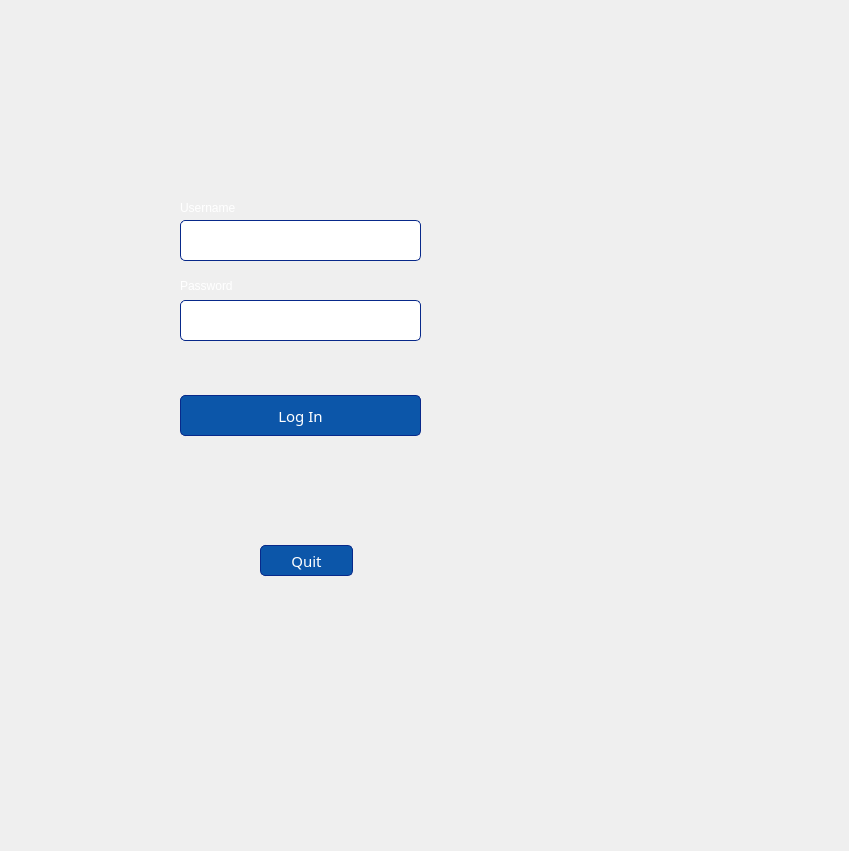
<?xml version="1.0" encoding="UTF-8"?>
<ui version="4.0">
 <class>MainWindow</class>
 <widget class="QMainWindow" name="MainWindow">
  <property name="geometry">
   <rect>
    <x>0</x>
    <y>0</y>
    <width>849</width>
    <height>851</height>
   </rect>
  </property>
  <property name="windowTitle">
   <string>Babel</string>
  </property>
  <widget class="QWidget" name="centralWidget">
   <widget class="QStackedWidget" name="stackedWidget">
    <property name="geometry">
     <rect>
      <x>-10</x>
      <y>0</y>
      <width>791</width>
      <height>871</height>
     </rect>
    </property>
    <property name="currentIndex">
     <number>0</number>
    </property>
    <widget class="QWidget" name="main_page">
     <widget class="QPushButton" name="login">
      <property name="geometry">
       <rect>
        <x>190</x>
        <y>380</y>
        <width>241</width>
        <height>71</height>
       </rect>
      </property>
      <property name="styleSheet">
       <string notr="true">		margin-top: 15px;
		margin-bottom: 15px;
		background: #0c56a9;
		border: 1px solid #08298A;
		border-radius: 5px;
		font-size : 15px;
	color: #FFFFFF;
	font-family: grobold;</string>
      </property>
      <property name="text">
       <string>Log In</string>
      </property>
     </widget>
     <widget class="QLabel" name="label_3">
      <property name="geometry">
       <rect>
        <x>190</x>
        <y>276</y>
        <width>55</width>
        <height>20</height>
       </rect>
      </property>
      <property name="styleSheet">
       <string notr="true">color:#FFFFFF;
font-size: 15 px;
font-family:Segoe Ui;</string>
      </property>
      <property name="text">
       <string>Password</string>
      </property>
     </widget>
     <widget class="QLineEdit" name="checkpass">
      <property name="geometry">
       <rect>
        <x>190</x>
        <y>220</y>
        <width>241</width>
        <height>41</height>
       </rect>
      </property>
      <property name="styleSheet">
       <string notr="true">color: #777;
		background: rgba(180,180,180,.9);
	border: 1px solid #08298A;
		height: 2.6em;
		padding: 10px 40px;
		border-radius: 5px;
</string>
      </property>
     </widget>
     <widget class="QLabel" name="label_4">
      <property name="geometry">
       <rect>
        <x>100</x>
        <y>210</y>
        <width>55</width>
        <height>31</height>
       </rect>
      </property>
      <property name="text">
       <string/>
      </property>
     </widget>
     <widget class="QLabel" name="label_2">
      <property name="geometry">
       <rect>
        <x>190</x>
        <y>200</y>
        <width>71</width>
        <height>16</height>
       </rect>
      </property>
      <property name="styleSheet">
       <string notr="true">color: #FFFFFF;
font-size: 15;

font-family:Segoe Ui;</string>
      </property>
      <property name="text">
       <string>Username</string>
      </property>
     </widget>
     <widget class="QLineEdit" name="chekUser">
      <property name="geometry">
       <rect>
        <x>190</x>
        <y>300</y>
        <width>241</width>
        <height>41</height>
       </rect>
      </property>
      <property name="styleSheet">
       <string notr="true">color: #777;
		background: rgba(180,180,180,.9);
			border: 1px solid #08298A;
		height: 2.6em;
		padding: 10px 40px;
		border-radius: 5px;
</string>
      </property>
     </widget>
     <widget class="QLabel" name="name_babel">
      <property name="geometry">
       <rect>
        <x>200</x>
        <y>90</y>
        <width>241</width>
        <height>71</height>
       </rect>
      </property>
      <property name="styleSheet">
       <string notr="true">font-size: 50px;
color : white;
font-family : ./Font/GROBOLD.ttf</string>
      </property>
      <property name="text">
       <string/>
      </property>
      <property name="scaledContents">
       <bool>true</bool>
      </property>
     </widget>
     <widget class="QLabel" name="label_back">
      <property name="geometry">
       <rect>
        <x>-100</x>
        <y>-140</y>
        <width>771</width>
        <height>821</height>
       </rect>
      </property>
      <property name="text">
       <string/>
      </property>
      <property name="scaledContents">
       <bool>true</bool>
      </property>
     </widget>
     <widget class="QPushButton" name="pushButton_3">
      <property name="geometry">
       <rect>
        <x>270</x>
        <y>530</y>
        <width>93</width>
        <height>61</height>
       </rect>
      </property>
      <property name="styleSheet">
       <string notr="true">		margin-top: 15px;
		margin-bottom: 15px;
		background: #0c56a9;
		border: 1px solid #08298A;
		border-radius: 5px;
		font-size : 15px;
	color: #FFFFFF;
font-family:grobold;</string>
      </property>
      <property name="text">
       <string>Quit</string>
      </property>
     </widget>
     <zorder>label_back</zorder>
     <zorder>label_3</zorder>
     <zorder>label_4</zorder>
     <zorder>label_2</zorder>
     <zorder>name_babel</zorder>
     <zorder>login</zorder>
     <zorder>checkpass</zorder>
     <zorder>chekUser</zorder>
     <zorder>pushButton_3</zorder>
    </widget>
    <widget class="QWidget" name="page">
     <widget class="QLabel" name="label_ground">
      <property name="geometry">
       <rect>
        <x>-70</x>
        <y>-100</y>
        <width>891</width>
        <height>751</height>
       </rect>
      </property>
      <property name="text">
       <string/>
      </property>
      <property name="scaledContents">
       <bool>true</bool>
      </property>
     </widget>
     <widget class="QLabel" name="label_7">
      <property name="geometry">
       <rect>
        <x>220</x>
        <y>130</y>
        <width>181</width>
        <height>61</height>
       </rect>
      </property>
      <property name="styleSheet">
       <string notr="true">font-family: grobold;
font-size:50px;
color: white;</string>
      </property>
      <property name="text">
       <string/>
      </property>
      <property name="scaledContents">
       <bool>true</bool>
      </property>
     </widget>
     <widget class="QLabel" name="name_wait">
      <property name="geometry">
       <rect>
        <x>180</x>
        <y>230</y>
        <width>261</width>
        <height>61</height>
       </rect>
      </property>
      <property name="styleSheet">
       <string notr="true">color: white;
font-family : Segoe Ui;
font-size : 30px;</string>
      </property>
      <property name="text">
       <string/>
      </property>
     </widget>
     <widget class="QLabel" name="label_14">
      <property name="geometry">
       <rect>
        <x>270</x>
        <y>270</y>
        <width>71</width>
        <height>81</height>
       </rect>
      </property>
      <property name="styleSheet">
       <string notr="true">color : white;
font-family : Segoe Ui;
font-size: 50px;</string>
      </property>
      <property name="text">
       <string>. . .</string>
      </property>
     </widget>
     <widget class="QPushButton" name="pushButton_5">
      <property name="geometry">
       <rect>
        <x>230</x>
        <y>400</y>
        <width>141</width>
        <height>71</height>
       </rect>
      </property>
      <property name="styleSheet">
       <string notr="true">		margin-top: 15px;
		margin-bottom: 15px;
		background: #0c56a9;
		border: 1px solid #08298A;
		border-radius: 5px;
		font-size : 15px;
	color: #FFFFFF;
	font-family: Segoe Ui;</string>
      </property>
      <property name="text">
       <string>Cancel</string>
      </property>
     </widget>
    </widget>
    <widget class="QWidget" name="page_2">
     <widget class="QLabel" name="label_6">
      <property name="geometry">
       <rect>
        <x>-350</x>
        <y>10</y>
        <width>131</width>
        <height>61</height>
       </rect>
      </property>
      <property name="styleSheet">
       <string notr="true">font-size:30px;
font-family:grobold;
color: white;
</string>
      </property>
      <property name="text">
       <string>BABEL</string>
      </property>
     </widget>
     <widget class="QLabel" name="label_8">
      <property name="geometry">
       <rect>
        <x>-180</x>
        <y>540</y>
        <width>101</width>
        <height>31</height>
       </rect>
      </property>
      <property name="text">
       <string/>
      </property>
      <property name="pixmap">
       <pixmap>../call.jpg</pixmap>
      </property>
      <property name="scaledContents">
       <bool>true</bool>
      </property>
     </widget>
     <widget class="QLabel" name="label_back2">
      <property name="geometry">
       <rect>
        <x>0</x>
        <y>-20</y>
        <width>671</width>
        <height>671</height>
       </rect>
      </property>
      <property name="text">
       <string/>
      </property>
      <property name="scaledContents">
       <bool>true</bool>
      </property>
     </widget>
     <widget class="QLabel" name="label_10">
      <property name="geometry">
       <rect>
        <x>30</x>
        <y>30</y>
        <width>181</width>
        <height>71</height>
       </rect>
      </property>
      <property name="styleSheet">
       <string notr="true">font-size:50px;
font-family:grobold;
color:white;</string>
      </property>
      <property name="text">
       <string/>
      </property>
      <property name="scaledContents">
       <bool>true</bool>
      </property>
     </widget>
     <widget class="QPushButton" name="discobutton">
      <property name="geometry">
       <rect>
        <x>440</x>
        <y>90</y>
        <width>151</width>
        <height>61</height>
       </rect>
      </property>
      <property name="styleSheet">
       <string notr="true">		margin-top: 15px;
		margin-bottom: 15px;
		background: #0c56a9;
		border: 1px solid #08298A;
		border-radius: 5px;
		font-size : 15px;
	color: #FFFFFF;
font-family:Segoe UI
</string>
      </property>
      <property name="text">
       <string>Disconnect</string>
      </property>
     </widget>
     <widget class="QPushButton" name="Options">
      <property name="geometry">
       <rect>
        <x>440</x>
        <y>40</y>
        <width>151</width>
        <height>61</height>
       </rect>
      </property>
      <property name="styleSheet">
       <string notr="true">		margin-top: 15px;
		margin-bottom: 15px;
		background: #0c56a9;
		border: 1px solid #08298A;
		border-radius: 5px;
		font-size : 15px;
	color: #FFFFFF;
font-family: Segoe Ui, bold;
</string>
      </property>
      <property name="text">
       <string>Options</string>
      </property>
     </widget>
     <widget class="QLabel" name="login_name">
      <property name="geometry">
       <rect>
        <x>180</x>
        <y>170</y>
        <width>291</width>
        <height>37</height>
       </rect>
      </property>
      <property name="styleSheet">
       <string notr="true">font-size:20px;
color:white;
font-family:Segoe Ui;</string>
      </property>
      <property name="text">
       <string/>
      </property>
     </widget>
     <widget class="QLabel" name="label_11">
      <property name="geometry">
       <rect>
        <x>90</x>
        <y>130</y>
        <width>91</width>
        <height>91</height>
       </rect>
      </property>
      <property name="text">
       <string/>
      </property>
      <property name="pixmap">
       <pixmap>../salut.png</pixmap>
      </property>
      <property name="scaledContents">
       <bool>true</bool>
      </property>
     </widget>
     <widget class="QPushButton" name="call_button">
      <property name="geometry">
       <rect>
        <x>240</x>
        <y>460</y>
        <width>82</width>
        <height>82</height>
       </rect>
      </property>
      <property name="styleSheet">
       <string notr="true"> background-color: #298A08;
 border-style: solid;
 border-width:1px;
 border-radius:40px;
 border-color: #298A08;
 max-width:80px;
 max-height:80px;
 min-width:80px;
 min-height:80px;</string>
      </property>
      <property name="text">
       <string/>
      </property>
     </widget>
     <widget class="QListWidget" name="listWidget">
      <property name="geometry">
       <rect>
        <x>100</x>
        <y>230</y>
        <width>381</width>
        <height>221</height>
       </rect>
      </property>
      <property name="styleSheet">
       <string notr="true">		margin-top: 15px;
		margin-bottom: 15px;
		border: 1px solid #08298A;
		border-radius: 10px;
		background:#EFF8FB;
		font-size : 15px;</string>
      </property>
     </widget>
     <widget class="QScrollArea" name="scrollArea">
      <property name="geometry">
       <rect>
        <x>110</x>
        <y>250</y>
        <width>361</width>
        <height>181</height>
       </rect>
      </property>
      <property name="widgetResizable">
       <bool>true</bool>
      </property>
      <widget class="QWidget" name="scrollAreaWidgetContents">
       <property name="geometry">
        <rect>
         <x>0</x>
         <y>0</y>
         <width>359</width>
         <height>179</height>
        </rect>
       </property>
      </widget>
     </widget>
     <zorder>scrollArea</zorder>
     <zorder>label_back2</zorder>
     <zorder>label_8</zorder>
     <zorder>label_6</zorder>
     <zorder>label_10</zorder>
     <zorder>discobutton</zorder>
     <zorder>Options</zorder>
     <zorder>login_name</zorder>
     <zorder>label_11</zorder>
     <zorder>call_button</zorder>
     <zorder>listWidget</zorder>
    </widget>
    <widget class="QWidget" name="demand_call">
     <widget class="QLabel" name="background">
      <property name="geometry">
       <rect>
        <x>-10</x>
        <y>0</y>
        <width>961</width>
        <height>871</height>
       </rect>
      </property>
      <property name="text">
       <string/>
      </property>
      <property name="scaledContents">
       <bool>true</bool>
      </property>
     </widget>
     <widget class="QLabel" name="name_logo">
      <property name="geometry">
       <rect>
        <x>40</x>
        <y>20</y>
        <width>151</width>
        <height>61</height>
       </rect>
      </property>
      <property name="styleSheet">
       <string notr="true">font-size:40px;
font-family:grobold;
color:white;</string>
      </property>
      <property name="text">
       <string>BABEL</string>
      </property>
     </widget>
     <widget class="QLabel" name="nameofuser">
      <property name="geometry">
       <rect>
        <x>40</x>
        <y>90</y>
        <width>131</width>
        <height>31</height>
       </rect>
      </property>
      <property name="styleSheet">
       <string notr="true">font-size:20px;
color:white;
font-family:Segoe Ui;</string>
      </property>
      <property name="text">
       <string/>
      </property>
     </widget>
     <widget class="QLabel" name="label_5">
      <property name="geometry">
       <rect>
        <x>220</x>
        <y>130</y>
        <width>541</width>
        <height>211</height>
       </rect>
      </property>
      <property name="styleSheet">
       <string notr="true">		margin-top: 15px;
		margin-bottom: 15px;
		border: 1px solid #08298A;
		border-radius: 10px;
		background:#333333;
		font-size : 15px;</string>
      </property>
      <property name="text">
       <string/>
      </property>
     </widget>
     <widget class="QLabel" name="name_collegue">
      <property name="geometry">
       <rect>
        <x>220</x>
        <y>90</y>
        <width>391</width>
        <height>31</height>
       </rect>
      </property>
      <property name="styleSheet">
       <string notr="true">font-size:20px;
color:white;
font-family:Segoe Ui;</string>
      </property>
      <property name="text">
       <string/>
      </property>
     </widget>
     <widget class="QPushButton" name="buton_options">
      <property name="geometry">
       <rect>
        <x>480</x>
        <y>20</y>
        <width>121</width>
        <height>61</height>
       </rect>
      </property>
      <property name="styleSheet">
       <string notr="true">		margin-top: 15px;
		margin-bottom: 15px;
		background: #0c56a9;
		border: 1px solid #08298A;
		border-radius: 5px;
		font-size : 15px;
	color: #FFFFFF;
font-family:Segoe Ui;</string>
      </property>
      <property name="text">
       <string>Options</string>
      </property>
     </widget>
     <widget class="QPushButton" name="button_disonnects">
      <property name="geometry">
       <rect>
        <x>630</x>
        <y>20</y>
        <width>121</width>
        <height>61</height>
       </rect>
      </property>
      <property name="styleSheet">
       <string notr="true">		margin-top: 15px;
		margin-bottom: 15px;
		background: #0c56a9;
		border: 1px solid #08298A;
		border-radius: 5px;
		font-size : 15px;
	color: #FFFFFF;
font-family:Segoe Ui;
</string>
      </property>
      <property name="text">
       <string>Disconnect</string>
      </property>
     </widget>
     <widget class="QPushButton" name="plus_buton">
      <property name="geometry">
       <rect>
        <x>50</x>
        <y>590</y>
        <width>82</width>
        <height>82</height>
       </rect>
      </property>
      <property name="styleSheet">
       <string notr="true"> background-color: white;
 border-style: solid;
 border-width:1px;
 border-radius:40px;
 border-color: blue;
 max-width:80px;
 max-height:80px;
 min-width:80px;
 min-height:80px;</string>
      </property>
      <property name="text">
       <string/>
      </property>
     </widget>
     <widget class="QLabel" name="userss">
      <property name="geometry">
       <rect>
        <x>400</x>
        <y>150</y>
        <width>181</width>
        <height>101</height>
       </rect>
      </property>
      <property name="text">
       <string/>
      </property>
      <property name="pixmap">
       <pixmap>Images/gens.png</pixmap>
      </property>
      <property name="scaledContents">
       <bool>true</bool>
      </property>
     </widget>
     <widget class="QLabel" name="label_12">
      <property name="geometry">
       <rect>
        <x>410</x>
        <y>250</y>
        <width>161</width>
        <height>61</height>
       </rect>
      </property>
      <property name="styleSheet">
       <string notr="true">font-size:50px;
color:white;</string>
      </property>
      <property name="text">
       <string>02 : 14</string>
      </property>
     </widget>
     <widget class="QListView" name="display_chat">
      <property name="geometry">
       <rect>
        <x>210</x>
        <y>430</y>
        <width>531</width>
        <height>251</height>
       </rect>
      </property>
      <property name="styleSheet">
       <string notr="true">		margin-top: 15px;
		margin-bottom: 15px;
		border: 1px solid #08298A;
		border-radius: 10px;
		background:#EFF8FB;
		font-size : 15px;</string>
      </property>
     </widget>
     <widget class="QPushButton" name="micro_button">
      <property name="geometry">
       <rect>
        <x>350</x>
        <y>340</y>
        <width>82</width>
        <height>82</height>
       </rect>
      </property>
      <property name="styleSheet">
       <string notr="true"> background-color: #298A08;
 border-style: solid;
 border-width:1px;
 border-radius:40px;
 border-color: #298A08;
 max-width:80px;
 max-height:80px;
 min-width:80px;
 min-height:80px;</string>
      </property>
      <property name="text">
       <string/>
      </property>
     </widget>
     <widget class="QPushButton" name="racroch_button">
      <property name="geometry">
       <rect>
        <x>550</x>
        <y>340</y>
        <width>82</width>
        <height>82</height>
       </rect>
      </property>
      <property name="styleSheet">
       <string notr="true"> background-color: #B40404;
 border-style: solid;
 border-width:1px;
 border-radius:40px;
 border-color: #B40404;
 max-width:80px;
 max-height:80px;
 min-width:80px;
 min-height:80px;</string>
      </property>
      <property name="text">
       <string/>
      </property>
     </widget>
     <widget class="QLineEdit" name="lineEdit">
      <property name="geometry">
       <rect>
        <x>210</x>
        <y>690</y>
        <width>451</width>
        <height>41</height>
       </rect>
      </property>
     </widget>
     <widget class="QPushButton" name="pushButton_4">
      <property name="geometry">
       <rect>
        <x>680</x>
        <y>680</y>
        <width>81</width>
        <height>61</height>
       </rect>
      </property>
      <property name="styleSheet">
       <string notr="true">		margin-top: 15px;
		margin-bottom: 15px;
		background: #0c56a9;
		border: 1px solid #08298A;
		border-radius: 5px;
		font-size : 15px;
	color: #FFFFFF;
font-family:Segoe Ui;</string>
      </property>
      <property name="text">
       <string>Send</string>
      </property>
     </widget>
     <widget class="QListView" name="listView">
      <property name="geometry">
       <rect>
        <x>30</x>
        <y>120</y>
        <width>131</width>
        <height>451</height>
       </rect>
      </property>
      <property name="styleSheet">
       <string notr="true">		margin-top: 15px;
		margin-bottom: 15px;
		border: 1px solid #08298A;
		border-radius: 10px;
		background:#EFF8FB;
		font-size : 15px;</string>
      </property>
     </widget>
     <zorder>background</zorder>
     <zorder>label_5</zorder>
     <zorder>name_logo</zorder>
     <zorder>nameofuser</zorder>
     <zorder>name_collegue</zorder>
     <zorder>buton_options</zorder>
     <zorder>button_disonnects</zorder>
     <zorder>plus_buton</zorder>
     <zorder>label_12</zorder>
     <zorder>userss</zorder>
     <zorder>display_chat</zorder>
     <zorder>micro_button</zorder>
     <zorder>racroch_button</zorder>
     <zorder>lineEdit</zorder>
     <zorder>pushButton_4</zorder>
     <zorder>listView</zorder>
    </widget>
    <widget class="QWidget" name="iwantcallyou">
     <widget class="QLabel" name="label_back3">
      <property name="geometry">
       <rect>
        <x>-100</x>
        <y>-60</y>
        <width>801</width>
        <height>721</height>
       </rect>
      </property>
      <property name="styleSheet">
       <string notr="true">font-size : 50px;
font-family: grobold;
color : white;</string>
      </property>
      <property name="text">
       <string/>
      </property>
      <property name="scaledContents">
       <bool>true</bool>
      </property>
     </widget>
     <widget class="QLabel" name="name_wants">
      <property name="geometry">
       <rect>
        <x>210</x>
        <y>270</y>
        <width>191</width>
        <height>31</height>
       </rect>
      </property>
      <property name="styleSheet">
       <string notr="true">color:white;
font-size:20px;
font-family:Segoe Ui;
</string>
      </property>
      <property name="text">
       <string>Incomming call Julien</string>
      </property>
     </widget>
     <widget class="QPushButton" name="pushButton">
      <property name="geometry">
       <rect>
        <x>180</x>
        <y>320</y>
        <width>82</width>
        <height>112</height>
       </rect>
      </property>
      <property name="styleSheet">
       <string notr="true">		margin-top: 15px;
		margin-bottom: 15px;
		background: green;
		font-size : 15px;
	color: #FFFFFF;
 border-style: solid;
 border-width:1px;
 border-radius:40px;
 max-width:80px;
 max-height:80px;
 min-width:80px;
 min-height:80px;
font-family:Segoe Ui;</string>
      </property>
      <property name="text">
       <string>Go !</string>
      </property>
     </widget>
     <widget class="QPushButton" name="pushButton_2">
      <property name="geometry">
       <rect>
        <x>340</x>
        <y>320</y>
        <width>82</width>
        <height>112</height>
       </rect>
      </property>
      <property name="styleSheet">
       <string notr="true">		margin-top: 15px;
		margin-bottom: 15px;
		background: #B40404;
		font-size : 15px;
	color: #FFFFFF;
 border-style: solid;
 border-width:1px;
 border-radius:40px;
 max-width:80px;
 max-height:80px;
 min-width:80px;
 min-height:80px;
font-family:Segoe Ui;</string>
      </property>
      <property name="text">
       <string>No !</string>
      </property>
     </widget>
     <widget class="QLabel" name="label_13">
      <property name="geometry">
       <rect>
        <x>230</x>
        <y>180</y>
        <width>151</width>
        <height>61</height>
       </rect>
      </property>
      <property name="styleSheet">
       <string notr="true">font-family: grobold;
font-size: 40px;
color: white;</string>
      </property>
      <property name="text">
       <string>BABEL</string>
      </property>
     </widget>
    </widget>
   </widget>
  </widget>
 </widget>
 <layoutdefault spacing="6" margin="11"/>
 <resources/>
 <connections/>
</ui>
